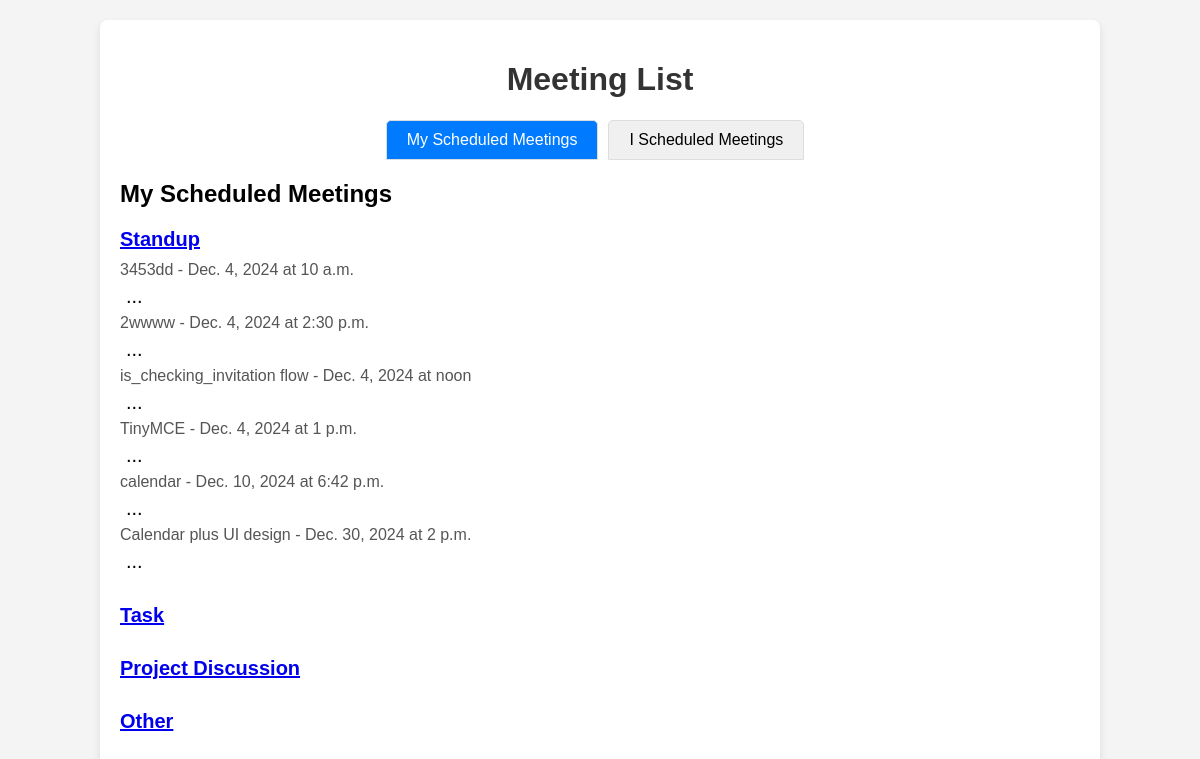
The page /calendar/meetings/8/ (signed in) on the database its author committed.
### accounts/models.py (models this page shows, shortened)
class MeetingOrganization(models.Model):
    organization = models.ForeignKey(Organization, related_name="meetingss", on_delete=models.CASCADE)
    user = models.ForeignKey(User, related_name="user_meetingss", on_delete=models.CASCADE, null=True, blank=True)  # The user whose calendar is being viewed
    invitee = models.ForeignKey(User, related_name="created_meetingss", on_delete=models.CASCADE,null=True, blank=True)  # The invitee (the person creating the meeting)
    meeting_title = models.CharField(max_length=255)
    meeting_description = models.TextField(blank=True, null=True)
    meeting_date = models.DateField()
    start_time = models.TimeField()
    end_time = models.TimeField()
    meeting_link = models.URLField(blank=True, null=True)
    meeting_location = models.CharField(max_length=255, choices=[('zoom', 'Zoom'), ('google_meet', 'Google Meet'), ('zoho', 'Zoho'), ('in_person', 'In-person')], default='in_person')
    meeting_type = models.CharField(max_length=255, choices=[('standup', 'Standup'), ('task', 'Task'), ('project_discussion', 'Project Discussion'), ('other', 'Other')], default='other')
    created_at = models.DateTimeField(auto_now_add=True)
    updated_at = models.DateTimeField(auto_now=True)
    status = models.CharField(max_length=50, choices=[('scheduled', 'Scheduled'), ('completed', 'Completed'), ('canceled', 'Canceled')], default='scheduled')
    is_notification_sent = models.BooleanField(default=False)
    participants= models.ManyToManyField(User, related_name='participants_meetings', null=True, blank=True)
    class Meta:
        unique_together = ('organization', 'meeting_date', 'start_time', 'user')  # Ensures no double-booking for the same user

### calendar_plus/views.py (the view)
# urls.py: path('meetings/<int:org_id>/', MeetingListView.as_view(), name='meeting_list'),
class MeetingListView(TemplateView):
    template_name = 'my_meetings/meeting_list.html'
    def get_context_data(self, **kwargs):
        context = super().get_context_data(**kwargs)
        org_id = self.kwargs['org_id']
        user = self.request.user
        my_scheduled_meetings = MeetingOrganization.objects.filter(
        Q(organization_id=org_id) &
        (Q(user=user) | Q(invitee=user) | Q(participants=user))
        )
        i_scheduled_meetings = MeetingOrganization.objects.filter(
            Q(organization_id=org_id) & (Q(invitee=user)) | (Q(participants=user)) | Q(invitee=user)
        )
        context['my_scheduled_standup'] = my_scheduled_meetings.filter(meeting_type='standup')
        context['org_id'] = org_id
        context['my_scheduled_task'] = my_scheduled_meetings.filter(meeting_type='task')
        context['my_scheduled_project'] = my_scheduled_meetings.filter(meeting_type='project_discussion')
        context['my_scheduled_other'] = my_scheduled_meetings.filter(meeting_type='other')
        context['i_scheduled_standup'] = i_scheduled_meetings.filter(meeting_type='standup')
        context['i_scheduled_task'] = i_scheduled_meetings.filter(meeting_type='task')
        context['i_scheduled_project'] = i_scheduled_meetings.filter(meeting_type='project_discussion')
        context['i_scheduled_other'] = i_scheduled_meetings.filter(meeting_type='other')
        return context

### calendar_plus/templates/my_meetings/meeting_list.html (shortened to what this page needs)
<div class="container">
    <h1>Meeting List</h1>
    <div class="tabs">
        <button id="my-scheduled" class="tab-button active">My Scheduled Meetings</button>
        <button id="i-scheduled" class="tab-button">I Scheduled Meetings</button>
    </div>
    <div id="my-scheduled-meetings" class="meeting-section active">
        <h2>My Scheduled Meetings</h2>
        <div class="meeting-category">
            <h3><a href="#" class="category-link" data-category="my_scheduled_standup">Standup</a></h3>
            <div class="meeting-list my_scheduled_standup">
                {% for meeting in my_scheduled_standup %}
                    <div class="meeting-item">
                        <p>{{ meeting.meeting_title }} - {{ meeting.meeting_date }} at {{ meeting.start_time }}</p>
                        <div class="dots-menu">
                            <button class="dots-btn">...</button>
                        </div>
                    </div>
                {% endfor %}
            </div>
        </div>
        <div class="meeting-category">
            <h3><a href="#" class="category-link" data-category="my_scheduled_task">Task</a></h3>
        </div>
        <div class="meeting-category">
            <h3><a href="#" class="category-link" data-category="my_scheduled_project">Project Discussion</a></h3>
        </div>
        <div class="meeting-category">
            <h3><a href="#" class="category-link" data-category="my_scheduled_other">Other</a></h3>
        </div>
    </div>
</div>

### calendar_plus/templates/my_meetings/meeting_list.html (style rules this page uses)
.container { width: 80%; margin: 20px auto; background-color: white; padding: 20px; border-radius: 8px; box-shadow: 0 4px 8px rgba(0, 0, 0, 0.1); }
h1 { text-align: center; color: #333; }
.tabs { display: flex; justify-content: center; margin-bottom: 20px; }
.tab-button { padding: 10px 20px; font-size: 16px; cursor: pointer; background-color: #f0f0f0; border: 1px solid #ddd; border-radius: 5px 5px 0 0; margin-right: 10px; transition: all 0.3s ease; }
.tab-button.active { background-color: #007BFF; color: white; }
.meeting-section { display: none; }
.meeting-section.active { display: block; }
.meeting-category { margin-bottom: 30px; }
.meeting-category h3 { font-size: 20px; color: #333; margin-bottom: 10px; }
.meeting-category p { font-size: 16px; color: #555; margin: 5px 0; transition: all 0.3s ease; }
.dots-menu { position: relative; display: inline-block; }
.dots-btn { background: transparent; border: none; font-size: 20px; cursor: pointer; }

### rows shown on the page
MeetingOrganization: meeting_title "3453dd", meeting_date "Dec. 4, 2024", start_time "10 a.m."
MeetingOrganization: meeting_title "2wwww", meeting_date "Dec. 4, 2024", start_time "2:30 p.m."
MeetingOrganization: meeting_title "is_checking_invitation flow", meeting_date "Dec. 4, 2024", start_time "noon"
MeetingOrganization: meeting_title "TinyMCE", meeting_date "Dec. 4, 2024", start_time "1 p.m."
MeetingOrganization: meeting_title "calendar", meeting_date "Dec. 10, 2024", start_time "6:42 p.m."
MeetingOrganization: meeting_title "Calendar plus UI design", meeting_date "Dec. 30, 2024", start_time "2 p.m."
